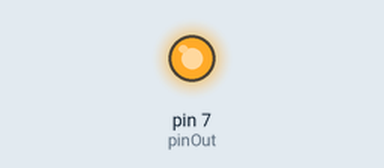
Recording of a sketch running on a simulated Arduino Uno, built with avr-gcc and run on an emulated ATmega328P. Parts: output pins drawn as LEDs (lit = HIGH).

Above: at 5.0 s.
At 15.0 s:
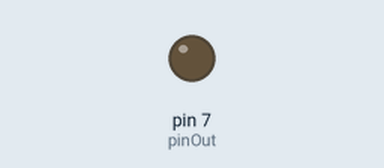
Timing chart, 0 to 26.0 s (numbered marks = the images above):
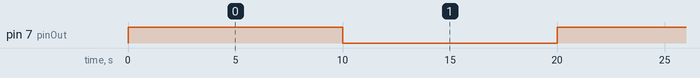

The sketch:

Fan-Relay.ino
```cpp
int pinOut = 7;

void setup() {
  Serial.begin(9600);
  pinMode(pinOut, OUTPUT);
}

void loop() {
  digitalWrite(pinOut, HIGH);
  delay(10000);
  digitalWrite(pinOut, LOW);
  delay(10000);
}
```

Measured:
- by itself, pin 7 (pinOut): alternates HIGH for 10.0 s and LOW for 10.0 s
